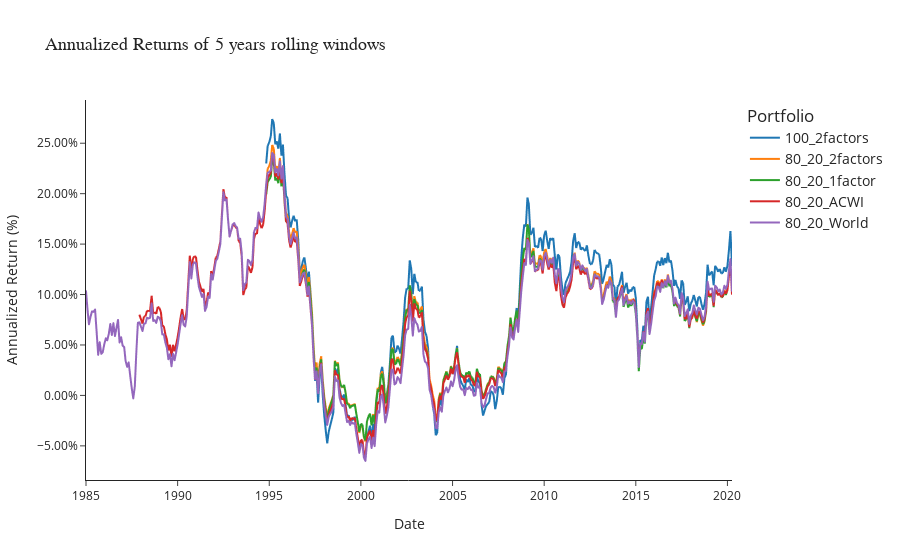
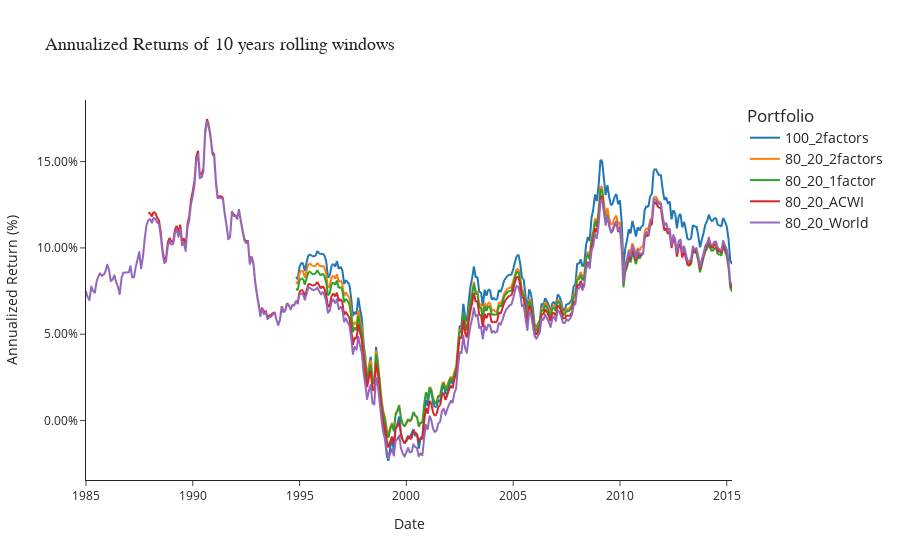
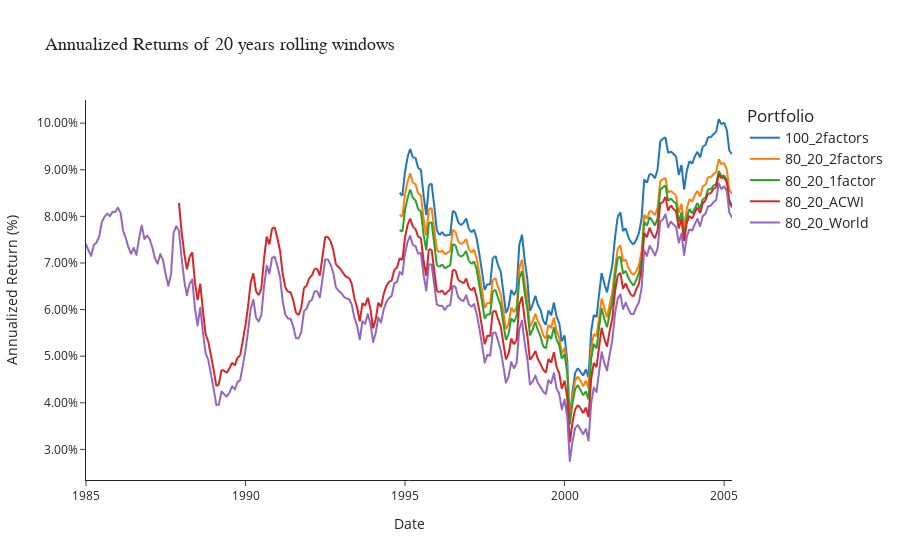
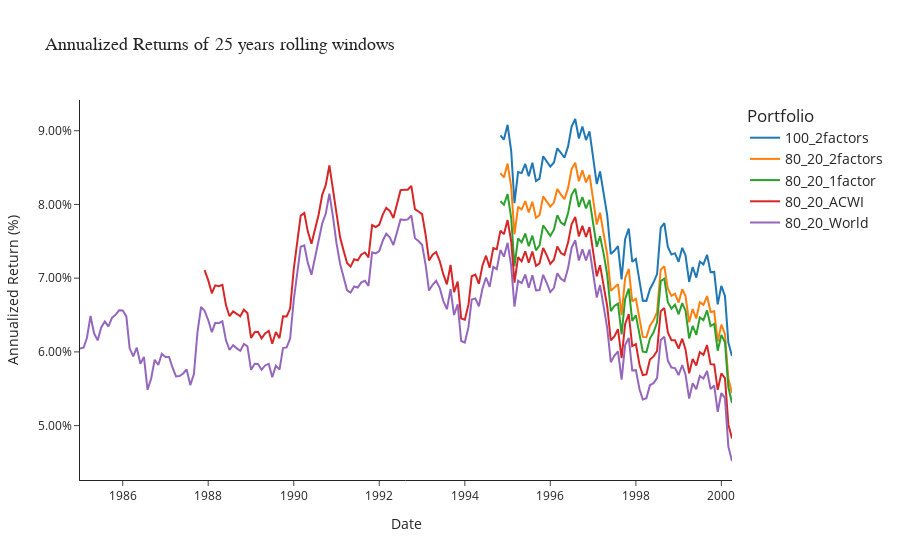

Notebook code for these charts, in order:
### Code cell
portfolios = ['100_2factors',
              '80_20_2factors',
              '80_20_1factor',
              '80_20_ACWI',
              '80_20_World']

for years in [5, 10, 20, 25]:
    final_results = None 
    for portfolio_name in portfolios:

        portfolio = load_portfolio(portfolio_name)
        data, weights = prune_data_portfolio(portfolio)

        # Compute the returns
        results = compute_portfolio_returns_combined(*prune_data_portfolio(portfolio), years=years)
        results = results.rename(columns={results.columns[-1]: portfolio_name})
        results[portfolio_name] = results[portfolio_name].round(5)

        final_results = merge_results(final_results, results)
    
    plot_annualized_returns(final_results, years=years)
    plot_returns_histogram(final_results, years=years)

### Figure 1 — Plotly figure (JSON) as saved in the notebook; plotly's stock layout.template omitted (floating-point values rounded to 4 significant figures; data arrays with more than 128 entries replaced by an {"elided": "..."} marker saying what was removed)
{"data": [{"hovertemplate": "Portfolio=100_2factors<br>Date=%{x}<br>Annualized Return (%)=%{y}<extra></extra>", "legendgroup": "100_2factors", "line": {"color": "#1F77B4", "dash": "solid", "width": 2}, "marker": {"symbol": "circle"}, "mode": "lines", "name": "100_2factors", "showlegend": true, "type": "scattergl", "x": {"elided": "424 str values"}, "xaxis": "x", "y": {"elided": "424 float values"}, "yaxis": "y"}, {"hovertemplate": "Portfolio=80_20_2factors<br>Date=%{x}<br>Annualized Return (%)=%{y}<extra></extra>", "legendgroup": "80_20_2factors", "line": {"color": "#FF7F0E", "dash": "solid", "width": 2}, "marker": {"symbol": "circle"}, "mode": "lines", "name": "80_20_2factors", "showlegend": true, "type": "scattergl", "x": {"elided": "424 str values"}, "xaxis": "x", "y": {"elided": "424 float values"}, "yaxis": "y"}, {"hovertemplate": "Portfolio=80_20_1factor<br>Date=%{x}<br>Annualized Return (%)=%{y}<extra></extra>", "legendgroup": "80_20_1factor", "line": {"color": "#2CA02C", "dash": "solid", "width": 2}, "marker": {"symbol": "circle"}, "mode": "lines", "name": "80_20_1factor", "showlegend": true, "type": "scattergl", "x": {"elided": "424 str values"}, "xaxis": "x", "y": {"elided": "424 float values"}, "yaxis": "y"}, {"hovertemplate": "Portfolio=80_20_ACWI<br>Date=%{x}<br>Annualized Return (%)=%{y}<extra></extra>", "legendgroup": "80_20_ACWI", "line": {"color": "#D62728", "dash": "solid", "width": 2}, "marker": {"symbol": "circle"}, "mode": "lines", "name": "80_20_ACWI", "showlegend": true, "type": "scattergl", "x": {"elided": "424 str values"}, "xaxis": "x", "y": {"elided": "424 float values"}, "yaxis": "y"}, {"hovertemplate": "Portfolio=80_20_World<br>Date=%{x}<br>Annualized Return (%)=%{y}<extra></extra>", "legendgroup": "80_20_World", "line": {"color": "#9467BD", "dash": "solid", "width": 2}, "marker": {"symbol": "circle"}, "mode": "lines", "name": "80_20_World", "showlegend": true, "type": "scattergl", "x": {"elided": "424 str values"}, "xaxis": "x", "y": {"elided": "424 float values"}, "yaxis": "y"}], "layout": {"legend": {"font": {"size": 14}, "title": {"text": "Portfolio"}, "tracegroupgap": 0}, "title": {"font": {"family": "Arial", "size": 18}, "text": "Annualized Returns of 5 years rolling windows"}, "xaxis": {"anchor": "y", "domain": [0, 1], "tickformat": "%Y", "title": {"text": "Date"}}, "yaxis": {"anchor": "x", "domain": [0, 1], "tickformat": ".2%", "title": {"text": "Annualized Return (%)"}}}}

### Figure 2 — Plotly figure (JSON) as saved in the notebook; plotly's stock layout.template omitted (floating-point values rounded to 4 significant figures; data arrays with more than 128 entries replaced by an {"elided": "..."} marker saying what was removed)
{"data": [{"hovertemplate": "Portfolio=100_2factors<br>Date=%{x}<br>Annualized Return (%)=%{y}<extra></extra>", "legendgroup": "100_2factors", "line": {"color": "#1F77B4", "dash": "solid", "width": 2}, "marker": {"symbol": "circle"}, "mode": "lines", "name": "100_2factors", "showlegend": true, "type": "scattergl", "x": {"elided": "364 str values"}, "xaxis": "x", "y": {"elided": "364 float values"}, "yaxis": "y"}, {"hovertemplate": "Portfolio=80_20_2factors<br>Date=%{x}<br>Annualized Return (%)=%{y}<extra></extra>", "legendgroup": "80_20_2factors", "line": {"color": "#FF7F0E", "dash": "solid", "width": 2}, "marker": {"symbol": "circle"}, "mode": "lines", "name": "80_20_2factors", "showlegend": true, "type": "scattergl", "x": {"elided": "364 str values"}, "xaxis": "x", "y": {"elided": "364 float values"}, "yaxis": "y"}, {"hovertemplate": "Portfolio=80_20_1factor<br>Date=%{x}<br>Annualized Return (%)=%{y}<extra></extra>", "legendgroup": "80_20_1factor", "line": {"color": "#2CA02C", "dash": "solid", "width": 2}, "marker": {"symbol": "circle"}, "mode": "lines", "name": "80_20_1factor", "showlegend": true, "type": "scattergl", "x": {"elided": "364 str values"}, "xaxis": "x", "y": {"elided": "364 float values"}, "yaxis": "y"}, {"hovertemplate": "Portfolio=80_20_ACWI<br>Date=%{x}<br>Annualized Return (%)=%{y}<extra></extra>", "legendgroup": "80_20_ACWI", "line": {"color": "#D62728", "dash": "solid", "width": 2}, "marker": {"symbol": "circle"}, "mode": "lines", "name": "80_20_ACWI", "showlegend": true, "type": "scattergl", "x": {"elided": "364 str values"}, "xaxis": "x", "y": {"elided": "364 float values"}, "yaxis": "y"}, {"hovertemplate": "Portfolio=80_20_World<br>Date=%{x}<br>Annualized Return (%)=%{y}<extra></extra>", "legendgroup": "80_20_World", "line": {"color": "#9467BD", "dash": "solid", "width": 2}, "marker": {"symbol": "circle"}, "mode": "lines", "name": "80_20_World", "showlegend": true, "type": "scattergl", "x": {"elided": "364 str values"}, "xaxis": "x", "y": {"elided": "364 float values"}, "yaxis": "y"}], "layout": {"legend": {"font": {"size": 14}, "title": {"text": "Portfolio"}, "tracegroupgap": 0}, "title": {"font": {"family": "Arial", "size": 18}, "text": "Annualized Returns of 10 years rolling windows"}, "xaxis": {"anchor": "y", "domain": [0, 1], "tickformat": "%Y", "title": {"text": "Date"}}, "yaxis": {"anchor": "x", "domain": [0, 1], "tickformat": ".2%", "title": {"text": "Annualized Return (%)"}}}}

### Figure 3 — Plotly figure (JSON) as saved in the notebook; plotly's stock layout.template omitted (floating-point values rounded to 4 significant figures; data arrays with more than 128 entries replaced by an {"elided": "..."} marker saying what was removed)
{"data": [{"hovertemplate": "Portfolio=100_2factors<br>Date=%{x}<br>Annualized Return (%)=%{y}<extra></extra>", "legendgroup": "100_2factors", "line": {"color": "#1F77B4", "dash": "solid", "width": 2}, "marker": {"symbol": "circle"}, "mode": "lines", "name": "100_2factors", "showlegend": true, "type": "scattergl", "x": {"elided": "244 str values"}, "xaxis": "x", "y": {"elided": "244 float values"}, "yaxis": "y"}, {"hovertemplate": "Portfolio=80_20_2factors<br>Date=%{x}<br>Annualized Return (%)=%{y}<extra></extra>", "legendgroup": "80_20_2factors", "line": {"color": "#FF7F0E", "dash": "solid", "width": 2}, "marker": {"symbol": "circle"}, "mode": "lines", "name": "80_20_2factors", "showlegend": true, "type": "scattergl", "x": {"elided": "244 str values"}, "xaxis": "x", "y": {"elided": "244 float values"}, "yaxis": "y"}, {"hovertemplate": "Portfolio=80_20_1factor<br>Date=%{x}<br>Annualized Return (%)=%{y}<extra></extra>", "legendgroup": "80_20_1factor", "line": {"color": "#2CA02C", "dash": "solid", "width": 2}, "marker": {"symbol": "circle"}, "mode": "lines", "name": "80_20_1factor", "showlegend": true, "type": "scattergl", "x": {"elided": "244 str values"}, "xaxis": "x", "y": {"elided": "244 float values"}, "yaxis": "y"}, {"hovertemplate": "Portfolio=80_20_ACWI<br>Date=%{x}<br>Annualized Return (%)=%{y}<extra></extra>", "legendgroup": "80_20_ACWI", "line": {"color": "#D62728", "dash": "solid", "width": 2}, "marker": {"symbol": "circle"}, "mode": "lines", "name": "80_20_ACWI", "showlegend": true, "type": "scattergl", "x": {"elided": "244 str values"}, "xaxis": "x", "y": {"elided": "244 float values"}, "yaxis": "y"}, {"hovertemplate": "Portfolio=80_20_World<br>Date=%{x}<br>Annualized Return (%)=%{y}<extra></extra>", "legendgroup": "80_20_World", "line": {"color": "#9467BD", "dash": "solid", "width": 2}, "marker": {"symbol": "circle"}, "mode": "lines", "name": "80_20_World", "showlegend": true, "type": "scattergl", "x": {"elided": "244 str values"}, "xaxis": "x", "y": {"elided": "244 float values"}, "yaxis": "y"}], "layout": {"legend": {"font": {"size": 14}, "title": {"text": "Portfolio"}, "tracegroupgap": 0}, "title": {"font": {"family": "Arial", "size": 18}, "text": "Annualized Returns of 20 years rolling windows"}, "xaxis": {"anchor": "y", "domain": [0, 1], "tickformat": "%Y", "title": {"text": "Date"}}, "yaxis": {"anchor": "x", "domain": [0, 1], "tickformat": ".2%", "title": {"text": "Annualized Return (%)"}}}}

### Figure 4 — Plotly figure (JSON) as saved in the notebook; plotly's stock layout.template omitted (floating-point values rounded to 4 significant figures; data arrays with more than 128 entries replaced by an {"elided": "..."} marker saying what was removed)
{"data": [{"hovertemplate": "Portfolio=100_2factors<br>Date=%{x}<br>Annualized Return (%)=%{y}<extra></extra>", "legendgroup": "100_2factors", "line": {"color": "#1F77B4", "dash": "solid", "width": 2}, "marker": {"symbol": "circle"}, "mode": "lines", "name": "100_2factors", "orientation": "v", "showlegend": true, "type": "scatter", "x": {"elided": "184 str values"}, "xaxis": "x", "y": {"elided": "184 float values"}, "yaxis": "y"}, {"hovertemplate": "Portfolio=80_20_2factors<br>Date=%{x}<br>Annualized Return (%)=%{y}<extra></extra>", "legendgroup": "80_20_2factors", "line": {"color": "#FF7F0E", "dash": "solid", "width": 2}, "marker": {"symbol": "circle"}, "mode": "lines", "name": "80_20_2factors", "orientation": "v", "showlegend": true, "type": "scatter", "x": {"elided": "184 str values"}, "xaxis": "x", "y": {"elided": "184 float values"}, "yaxis": "y"}, {"hovertemplate": "Portfolio=80_20_1factor<br>Date=%{x}<br>Annualized Return (%)=%{y}<extra></extra>", "legendgroup": "80_20_1factor", "line": {"color": "#2CA02C", "dash": "solid", "width": 2}, "marker": {"symbol": "circle"}, "mode": "lines", "name": "80_20_1factor", "orientation": "v", "showlegend": true, "type": "scatter", "x": {"elided": "184 str values"}, "xaxis": "x", "y": {"elided": "184 float values"}, "yaxis": "y"}, {"hovertemplate": "Portfolio=80_20_ACWI<br>Date=%{x}<br>Annualized Return (%)=%{y}<extra></extra>", "legendgroup": "80_20_ACWI", "line": {"color": "#D62728", "dash": "solid", "width": 2}, "marker": {"symbol": "circle"}, "mode": "lines", "name": "80_20_ACWI", "orientation": "v", "showlegend": true, "type": "scatter", "x": {"elided": "184 str values"}, "xaxis": "x", "y": {"elided": "184 float values"}, "yaxis": "y"}, {"hovertemplate": "Portfolio=80_20_World<br>Date=%{x}<br>Annualized Return (%)=%{y}<extra></extra>", "legendgroup": "80_20_World", "line": {"color": "#9467BD", "dash": "solid", "width": 2}, "marker": {"symbol": "circle"}, "mode": "lines", "name": "80_20_World", "orientation": "v", "showlegend": true, "type": "scatter", "x": {"elided": "184 str values"}, "xaxis": "x", "y": {"elided": "184 float values"}, "yaxis": "y"}], "layout": {"legend": {"font": {"size": 14}, "title": {"text": "Portfolio"}, "tracegroupgap": 0}, "title": {"font": {"family": "Arial", "size": 18}, "text": "Annualized Returns of 25 years rolling windows"}, "xaxis": {"anchor": "y", "domain": [0, 1], "tickformat": "%Y", "title": {"text": "Date"}}, "yaxis": {"anchor": "x", "domain": [0, 1], "tickformat": ".2%", "title": {"text": "Annualized Return (%)"}}}}
